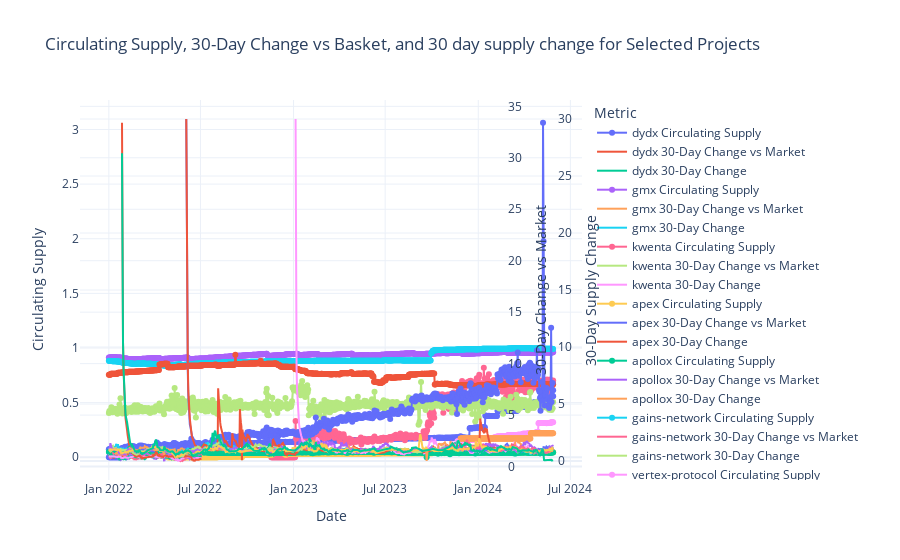

The notebook cell this image was saved under:
### Code cell
import requests
import pandas as pd
import numpy as np
import plotly.graph_objs as go
from datetime import datetime

API_KEY = '2acb79dd-f8ca-48b5-b10c-bbee2290ed94'
BASE_URL = 'https://api.tokenterminal.com/v2'

def fetch_projects():
    url = f'{BASE_URL}/projects'
    headers = {
        'Authorization': f'Bearer {API_KEY}'
    }
    response = requests.get(url, headers=headers)
    response.raise_for_status()
    return response.json()

def fetch_metrics():
    url = f'{BASE_URL}/metrics'
    headers = {
        'Authorization': f'Bearer {API_KEY}'
    }
    response = requests.get(url, headers=headers)
    response.raise_for_status()
    return response.json()

def fetch_time_series_data(metric_ids, project_ids, start_date, end_date):
    cache = {project_id: [] for project_id in project_ids}
    project_ids_str = ','.join(project_ids)
    
    for metric_id in metric_ids:
        url = f'{BASE_URL}/metrics/{metric_id}'
        headers = {
            'Authorization': f'Bearer {API_KEY}'
        }
        params = {
            'project_ids': project_ids_str,
            'start': start_date,
            'end': end_date
        }
        response = requests.get(url, headers=headers, params=params)
        if response.status_code == 404:
            print(f"Data for projects or metric ID '{metric_id}' not found.")
            continue
        response.raise_for_status()
        data = response.json()['data']
        
        for entry in data:
            cache[entry['project_id']].append(entry)
    
    for project_id in cache:
        if cache[project_id]:
            df = pd.DataFrame(cache[project_id])
            df['timestamp'] = pd.to_datetime(df['timestamp'])
            df = df.pivot(index='timestamp', columns='metric_id', values='value')
            df.reset_index(inplace=True)
            if 'market_cap_circulating' in df.columns and 'market_cap_fully_diluted' in df.columns:
                df['circulating_supply'] = df['market_cap_circulating'] / df['market_cap_fully_diluted']
            cache[project_id] = df
        else:
            cache[project_id] = pd.DataFrame()
    
    return cache

def add_total_and_rolling_averages(data_dict):
    total_df = pd.DataFrame()
    for project_id, df in data_dict.items():
        if not df.empty:
            df['rolling_30_days_circulating'] = df['market_cap_circulating'].rolling(window=30, min_periods=1).mean()
            df['rolling_30_days_diluted'] = df['market_cap_fully_diluted'].rolling(window=30, min_periods=1).mean()
            df['rolling_180_days_circulating'] = df['market_cap_circulating'].rolling(window=180, min_periods=1).mean()
            df['rolling_180_days_diluted'] = df['market_cap_fully_diluted'].rolling(window=180, min_periods=1).mean()
            df['30_day_percent_change_circulating'] = df['market_cap_circulating'] / df['rolling_30_days_circulating']
            df['30_day_percent_change_diluted'] = df['market_cap_fully_diluted'] / df['rolling_30_days_diluted']
            df['180_day_percent_change_circulating'] = df['market_cap_circulating'] / df['rolling_180_days_circulating']
            df['180_day_percent_change_diluted'] = df['market_cap_fully_diluted'] / df['rolling_180_days_diluted']
            
            if total_df.empty:
                total_df = df[['timestamp']].copy()
                total_df['market_cap_circulating'] = 0
                total_df['market_cap_fully_diluted'] = 0
            
            total_df = pd.merge(total_df, df[['timestamp', 'market_cap_circulating', 'market_cap_fully_diluted']], on='timestamp', how='outer', suffixes=('', f'_{project_id}'))
            total_df['market_cap_circulating'] += df['market_cap_circulating'].fillna(0)
            total_df['market_cap_fully_diluted'] += df['market_cap_fully_diluted'].fillna(0)
    
    total_df['circulating_supply'] = total_df['market_cap_circulating'] / total_df['market_cap_fully_diluted']
    total_df['rolling_30_days_circulating'] = total_df['market_cap_circulating'].rolling(window=30, min_periods=1).mean()
    total_df['rolling_30_days_diluted'] = total_df['market_cap_fully_diluted'].rolling(window=30, min_periods=1).mean()
    total_df['rolling_180_days_circulating'] = total_df['market_cap_circulating'].rolling(window=180, min_periods=1).mean()
    total_df['rolling_180_days_diluted'] = total_df['market_cap_fully_diluted'].rolling(window=180, min_periods=1).mean()
    total_df['30_day_percent_change_circulating'] = total_df['market_cap_circulating'] / total_df['rolling_30_days_circulating']
    total_df['30_day_percent_change_diluted'] = total_df['market_cap_fully_diluted'] / total_df['rolling_30_days_diluted']
    total_df['180_day_percent_change_circulating'] = total_df['market_cap_circulating'] / total_df['rolling_180_days_circulating']
    total_df['180_day_percent_change_diluted'] = total_df['market_cap_fully_diluted'] / total_df['rolling_180_days_diluted']
    total_df = total_df[['timestamp', 'market_cap_circulating', 'market_cap_fully_diluted', 'circulating_supply', 
                         'rolling_30_days_circulating', 'rolling_30_days_diluted', 
                         '30_day_percent_change_circulating', '30_day_percent_change_diluted', 
                         'rolling_180_days_circulating', 'rolling_180_days_diluted', 
                         '180_day_percent_change_circulating', '180_day_percent_change_diluted']].copy()
    total_df.sort_values('timestamp', inplace=True)
    total_df.reset_index(drop=True, inplace=True)
    data_dict['total'] = total_df

    for project_id, df in data_dict.items():
        if project_id != 'total' and not df.empty:
            df = pd.merge(df, total_df[['timestamp', '30_day_percent_change_circulating', '180_day_percent_change_circulating']], on='timestamp', suffixes=('', '_market'))
            df['30_day_change_vs_market'] = df['30_day_percent_change_circulating'] / df['30_day_percent_change_circulating_market']
            df['180_day_change_vs_market'] = df['180_day_percent_change_circulating'] / df['180_day_percent_change_circulating_market']
            df.drop(columns=['30_day_percent_change_circulating_market', '180_day_percent_change_circulating_market'], inplace=True)
            data_dict[project_id] = df
    
    return data_dict

def plot_circulating_supply_and_changes(data_dict):
    fig = go.Figure()

    for project_id, data in data_dict.items():
        if 'circulating_supply' in data.columns and '30_day_change_vs_market' in data.columns:
            data.set_index('timestamp', inplace=True)
            
            fig.add_trace(go.Scatter(
                x=data.index, y=data['circulating_supply'], mode='lines+markers', name=f'{project_id} Circulating Supply',
                yaxis='y1'
            ))
            
            fig.add_trace(go.Scatter(
                x=data.index, y=data['30_day_change_vs_market'], mode='lines', name=f'{project_id} 30-Day Change vs Market',
                yaxis='y2'
            ))
            
            fig.add_trace(go.Scatter(
                x=data.index, y=data['30_day_percent_change_circulating'], mode='lines', name=f'{project_id} 30-Day Change',
                yaxis='y3'
            ))

    fig.update_layout(
        title='Circulating Supply, 30-Day Change vs Basket, and 30 day supply change for Selected Projects',
        xaxis_title='Date',
        yaxis=dict(
            title='Circulating Supply',
            side='left'
        ),
        yaxis2=dict(
            title='30-Day Change vs Market',
            side='right',
            overlaying='y',
            anchor='free',
            position=0.85
        ),
        yaxis3=dict(
            title='30-Day Supply Change',
            side='right',
            overlaying='y',
            anchor='free',
            position=0.95
        ),
        legend_title='Metric',
        template='plotly_white'
    )
    fig.show()

projects = fetch_projects()
metrics = fetch_metrics()

projects_df = pd.DataFrame(projects['data'])
metrics_df = pd.DataFrame(metrics['data'])

metric_ids = ['price','market_cap_circulating','market_cap_fully_diluted']

project_ids = ['dydx','gmx','kwenta','apex','apollox','gains-network','vertex-protocol','pendle','holdstation','perpetual-protocol','lyra']
start_date = '2022-01-01'
end_date = '2024-05-28'

time_series_data = fetch_time_series_data(metric_ids, project_ids, start_date, end_date)
time_series_data = add_total_and_rolling_averages(time_series_data)
plot_circulating_supply_and_changes(time_series_data)

### Figure 1 — Plotly figure (JSON) as saved in the notebook; plotly's stock layout.template omitted (floating-point values rounded to 4 significant figures; data arrays with more than 128 entries replaced by an {"elided": "..."} marker saying what was removed)
{"data": [{"mode": "lines+markers", "name": "dydx Circulating Supply", "type": "scatter", "x": {"elided": "879 str values"}, "y": {"elided": "879 float values"}, "yaxis": "y"}, {"mode": "lines", "name": "dydx 30-Day Change vs Market", "type": "scatter", "x": {"elided": "879 str values"}, "y": {"elided": "879 float values"}, "yaxis": "y2"}, {"mode": "lines", "name": "dydx 30-Day Change", "type": "scatter", "x": {"elided": "879 str values"}, "y": {"elided": "879 float values"}, "yaxis": "y3"}, {"mode": "lines+markers", "name": "gmx Circulating Supply", "type": "scatter", "x": {"elided": "879 str values"}, "y": {"elided": "879 float values"}, "yaxis": "y"}, {"mode": "lines", "name": "gmx 30-Day Change vs Market", "type": "scatter", "x": {"elided": "879 str values"}, "y": {"elided": "879 float values"}, "yaxis": "y2"}, {"mode": "lines", "name": "gmx 30-Day Change", "type": "scatter", "x": {"elided": "879 str values"}, "y": {"elided": "879 float values"}, "yaxis": "y3"}, {"mode": "lines+markers", "name": "kwenta Circulating Supply", "type": "scatter", "x": {"elided": "560 str values"}, "y": {"elided": "560 float values"}, "yaxis": "y"}, {"mode": "lines", "name": "kwenta 30-Day Change vs Market", "type": "scatter", "x": {"elided": "560 str values"}, "y": {"elided": "560 null values"}, "yaxis": "y2"}, {"mode": "lines", "name": "kwenta 30-Day Change", "type": "scatter", "x": {"elided": "560 str values"}, "y": {"elided": "560 float values"}, "yaxis": "y3"}, {"mode": "lines+markers", "name": "apex Circulating Supply", "type": "scatter", "x": {"elided": "763 str values"}, "y": {"elided": "763 float values"}, "yaxis": "y"}, {"mode": "lines", "name": "apex 30-Day Change vs Market", "type": "scatter", "x": {"elided": "763 str values"}, "y": {"elided": "763 float values"}, "yaxis": "y2"}, {"mode": "lines", "name": "apex 30-Day Change", "type": "scatter", "x": {"elided": "763 str values"}, "y": {"elided": "763 float values"}, "yaxis": "y3"}, {"mode": "lines+markers", "name": "apollox Circulating Supply", "type": "scatter", "x": {"elided": "879 str values"}, "y": {"elided": "879 float values"}, "yaxis": "y"}, {"mode": "lines", "name": "apollox 30-Day Change vs Market", "type": "scatter", "x": {"elided": "879 str values"}, "y": {"elided": "879 float values"}, "yaxis": "y2"}, {"mode": "lines", "name": "apollox 30-Day Change", "type": "scatter", "x": {"elided": "879 str values"}, "y": {"elided": "879 float values"}, "yaxis": "y3"}, {"mode": "lines+markers", "name": "gains-network Circulating Supply", "type": "scatter", "x": {"elided": "879 str values"}, "y": {"elided": "879 float values"}, "yaxis": "y"}, {"mode": "lines", "name": "gains-network 30-Day Change vs Market", "type": "scatter", "x": {"elided": "879 str values"}, "y": {"elided": "879 float values"}, "yaxis": "y2"}, {"mode": "lines", "name": "gains-network 30-Day Change", "type": "scatter", "x": {"elided": "879 str values"}, "y": {"elided": "879 float values"}, "yaxis": "y3"}, {"mode": "lines+markers", "name": "vertex-protocol Circulating Supply", "type": "scatter", "x": {"elided": "190 str values"}, "y": {"elided": "190 float values"}, "yaxis": "y"}, {"mode": "lines", "name": "vertex-protocol 30-Day Change vs Market", "type": "scatter", "x": {"elided": "190 str values"}, "y": {"elided": "190 null values"}, "yaxis": "y2"}, {"mode": "lines", "name": "vertex-protocol 30-Day Change", "type": "scatter", "x": {"elided": "190 str values"}, "y": {"elided": "190 float values"}, "yaxis": "y3"}, {"mode": "lines+markers", "name": "pendle Circulating Supply", "type": "scatter", "x": {"elided": "879 str values"}, "y": {"elided": "879 float values"}, "yaxis": "y"}, {"mode": "lines", "name": "pendle 30-Day Change vs Market", "type": "scatter", "x": {"elided": "879 str values"}, "y": {"elided": "879 float values"}, "yaxis": "y2"}, {"mode": "lines", "name": "pendle 30-Day Change", "type": "scatter", "x": {"elided": "879 str values"}, "y": {"elided": "879 float values"}, "yaxis": "y3"}, {"mode": "lines+markers", "name": "holdstation Circulating Supply", "type": "scatter", "x": {"elided": "184 str values"}, "y": {"elided": "184 float values"}, "yaxis": "y"}, {"mode": "lines", "name": "holdstation 30-Day Change vs Market", "type": "scatter", "x": {"elided": "184 str values"}, "y": {"elided": "184 null values"}, "yaxis": "y2"}, {"mode": "lines", "name": "holdstation 30-Day Change", "type": "scatter", "x": {"elided": "184 str values"}, "y": {"elided": "184 float values"}, "yaxis": "y3"}, {"mode": "lines+markers", "name": "perpetual-protocol Circulating Supply", "type": "scatter", "x": {"elided": "879 str values"}, "y": {"elided": "879 float values"}, "yaxis": "y"}, {"mode": "lines", "name": "perpetual-protocol 30-Day Change vs Market", "type": "scatter", "x": {"elided": "879 str values"}, "y": {"elided": "879 float values"}, "yaxis": "y2"}, {"mode": "lines", "name": "perpetual-protocol 30-Day Change", "type": "scatter", "x": {"elided": "879 str values"}, "y": {"elided": "879 float values"}, "yaxis": "y3"}, {"mode": "lines+markers", "name": "lyra Circulating Supply", "type": "scatter", "x": {"elided": "879 str values"}, "y": {"elided": "879 float values"}, "yaxis": "y"}, {"mode": "lines", "name": "lyra 30-Day Change vs Market", "type": "scatter", "x": {"elided": "879 str values"}, "y": {"elided": "879 float values"}, "yaxis": "y2"}, {"mode": "lines", "name": "lyra 30-Day Change", "type": "scatter", "x": {"elided": "879 str values"}, "y": {"elided": "879 float values"}, "yaxis": "y3"}], "layout": {"legend": {"title": {"text": "Metric"}}, "title": {"text": "Circulating Supply, 30-Day Change vs Basket, and 30 day supply change for Selected Projects"}, "xaxis": {"title": {"text": "Date"}}, "yaxis": {"side": "left", "title": {"text": "Circulating Supply"}}, "yaxis2": {"anchor": "free", "overlaying": "y", "position": 0.85, "side": "right", "title": {"text": "30-Day Change vs Market"}}, "yaxis3": {"anchor": "free", "overlaying": "y", "position": 0.95, "side": "right", "title": {"text": "30-Day Supply Change"}}}}
